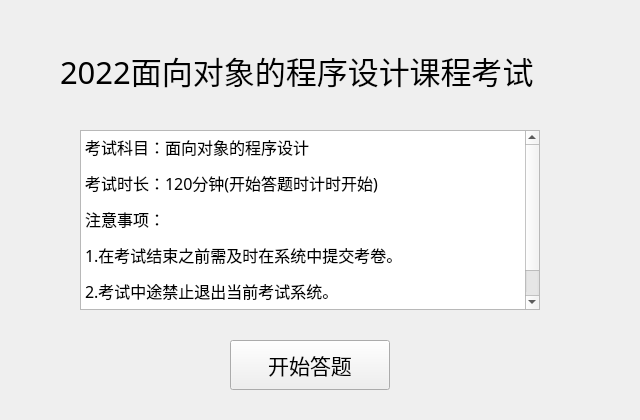
<?xml version="1.0" encoding="UTF-8"?>
<ui version="4.0">
 <class>MainSurfaceClass</class>
 <widget class="QMainWindow" name="MainSurfaceClass">
  <property name="geometry">
   <rect>
    <x>0</x>
    <y>0</y>
    <width>640</width>
    <height>420</height>
   </rect>
  </property>
  <property name="minimumSize">
   <size>
    <width>640</width>
    <height>420</height>
   </size>
  </property>
  <property name="maximumSize">
   <size>
    <width>640</width>
    <height>420</height>
   </size>
  </property>
  <property name="font">
   <font>
    <family>楷体</family>
    <pointsize>23</pointsize>
   </font>
  </property>
  <property name="windowTitle">
   <string>MainSurface</string>
  </property>
  <widget class="QWidget" name="centralWidget">
   <widget class="QPushButton" name="start">
    <property name="geometry">
     <rect>
      <x>230</x>
      <y>340</y>
      <width>160</width>
      <height>50</height>
     </rect>
    </property>
    <property name="minimumSize">
     <size>
      <width>160</width>
      <height>50</height>
     </size>
    </property>
    <property name="maximumSize">
     <size>
      <width>160</width>
      <height>50</height>
     </size>
    </property>
    <property name="font">
     <font>
      <family>楷体</family>
      <pointsize>16</pointsize>
     </font>
    </property>
    <property name="text">
     <string>开始答题</string>
    </property>
   </widget>
   <widget class="QTextEdit" name="textEdit">
    <property name="geometry">
     <rect>
      <x>80</x>
      <y>130</y>
      <width>460</width>
      <height>180</height>
     </rect>
    </property>
    <property name="font">
     <font>
      <pointsize>23</pointsize>
     </font>
    </property>
    <property name="html">
     <string>&lt;!DOCTYPE HTML PUBLIC &quot;-//W3C//DTD HTML 4.0//EN&quot; &quot;http://www.w3.org/TR/REC-html40/strict.dtd&quot;&gt;
&lt;html&gt;&lt;head&gt;&lt;meta name=&quot;qrichtext&quot; content=&quot;1&quot; /&gt;&lt;style type=&quot;text/css&quot;&gt;
p, li { white-space: pre-wrap; }
&lt;/style&gt;&lt;/head&gt;&lt;body style=&quot; font-family:'楷体'; font-size:23pt; font-weight:400; font-style:normal;&quot;&gt;
&lt;p style=&quot; margin-top:12px; margin-bottom:12px; margin-left:0px; margin-right:0px; -qt-block-indent:0; text-indent:0px;&quot;&gt;&lt;span style=&quot; font-family:'SimSun'; font-size:12pt;&quot;&gt;考试科目：面向对象的程序设计&lt;/span&gt;&lt;/p&gt;
&lt;p style=&quot; margin-top:12px; margin-bottom:12px; margin-left:0px; margin-right:0px; -qt-block-indent:0; text-indent:0px;&quot;&gt;&lt;span style=&quot; font-family:'SimSun'; font-size:12pt;&quot;&gt;考试时长：120分钟(开始答题时计时开始)&lt;/span&gt;&lt;/p&gt;
&lt;p style=&quot; margin-top:12px; margin-bottom:12px; margin-left:0px; margin-right:0px; -qt-block-indent:0; text-indent:0px;&quot;&gt;&lt;span style=&quot; font-family:'SimSun'; font-size:12pt;&quot;&gt;注意事项：&lt;/span&gt;&lt;/p&gt;
&lt;p style=&quot; margin-top:12px; margin-bottom:12px; margin-left:0px; margin-right:0px; -qt-block-indent:0; text-indent:0px;&quot;&gt;&lt;span style=&quot; font-family:'SimSun'; font-size:12pt;&quot;&gt;1.在考试结束之前需及时在系统中提交考卷。&lt;/span&gt;&lt;/p&gt;
&lt;p style=&quot; margin-top:12px; margin-bottom:12px; margin-left:0px; margin-right:0px; -qt-block-indent:0; text-indent:0px;&quot;&gt;&lt;span style=&quot; font-family:'SimSun'; font-size:12pt;&quot;&gt;2.考试中途禁止退出当前考试系统。&lt;/span&gt;&lt;/p&gt;
&lt;p style=&quot; margin-top:12px; margin-bottom:12px; margin-left:0px; margin-right:0px; -qt-block-indent:0; text-indent:0px;&quot;&gt;&lt;span style=&quot; font-family:'SimSun'; font-size:12pt;&quot;&gt;3.考试开始15分钟后，禁止迟到考生考试。&lt;/span&gt;&lt;/p&gt;&lt;/body&gt;&lt;/html&gt;</string>
    </property>
   </widget>
   <widget class="QLabel" name="label">
    <property name="geometry">
     <rect>
      <x>60</x>
      <y>50</y>
      <width>521</width>
      <height>41</height>
     </rect>
    </property>
    <property name="text">
     <string>2022面向对象的程序设计课程考试</string>
    </property>
   </widget>
  </widget>
 </widget>
 <layoutdefault spacing="6" margin="11"/>
 <resources/>
 <connections/>
</ui>
